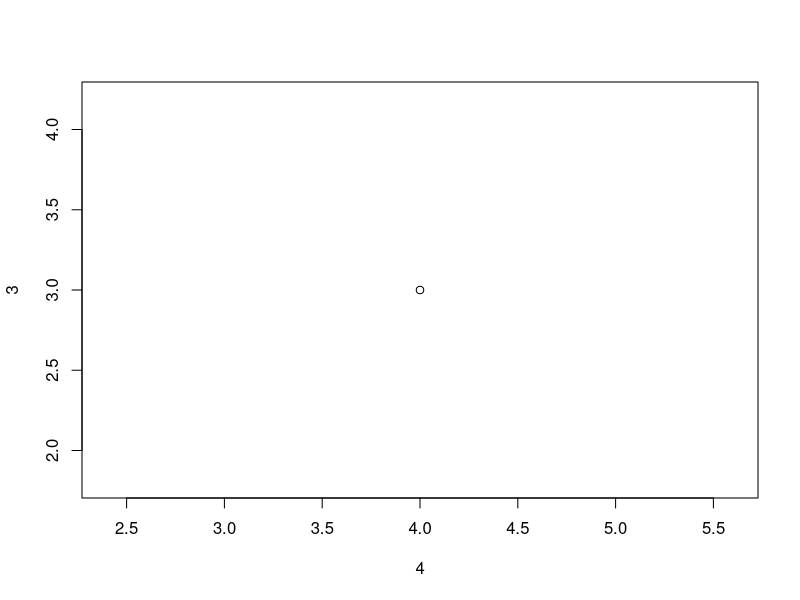
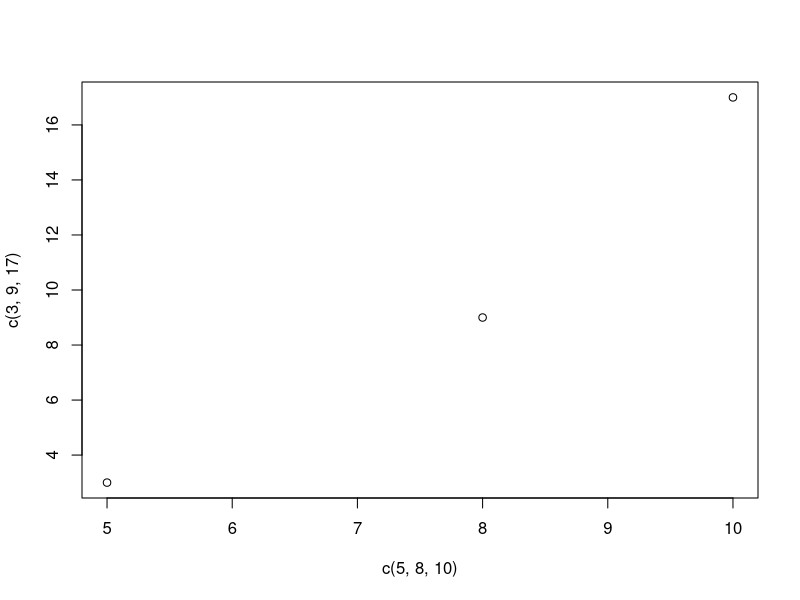
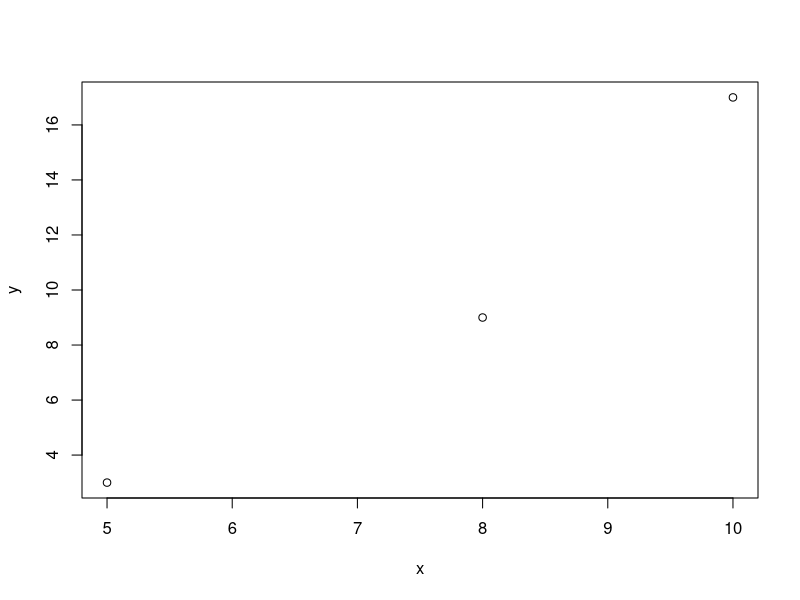
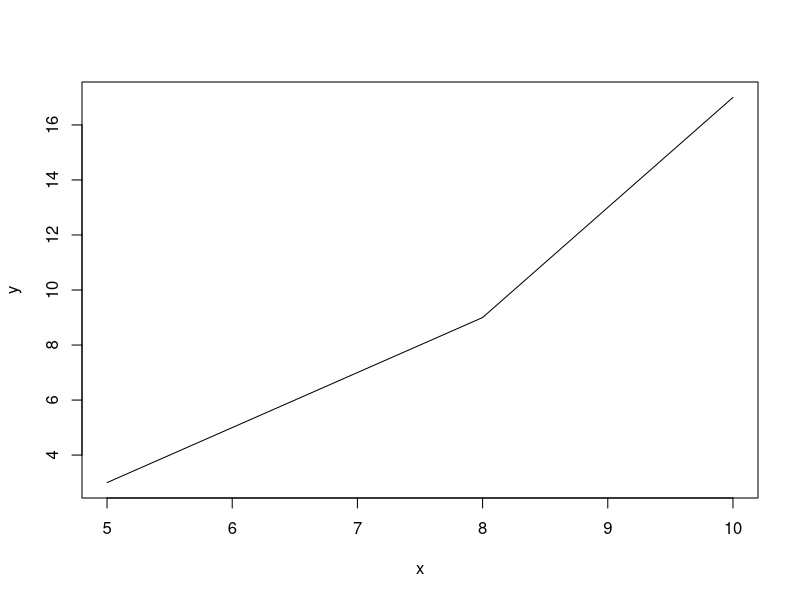
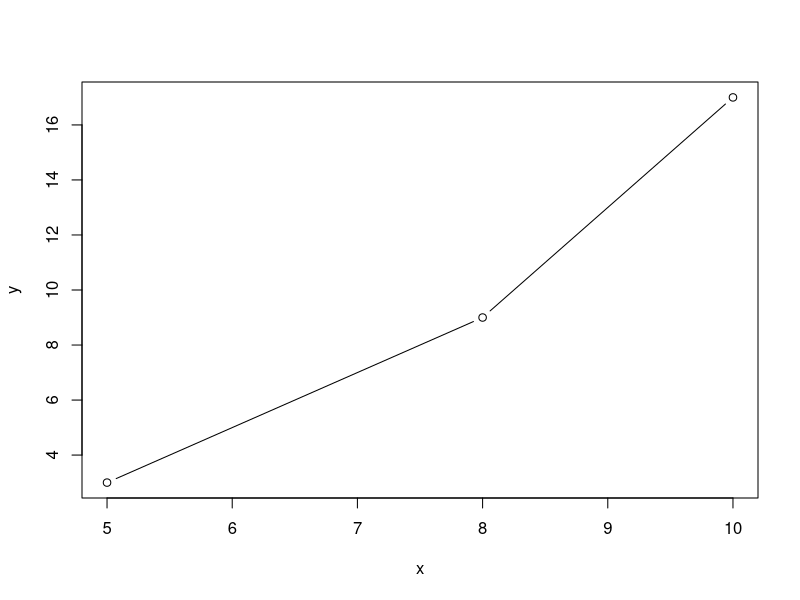
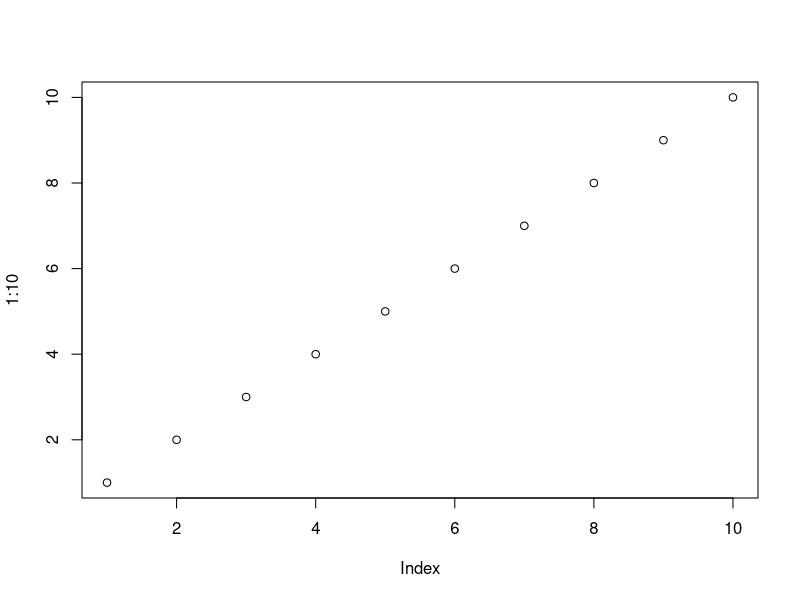
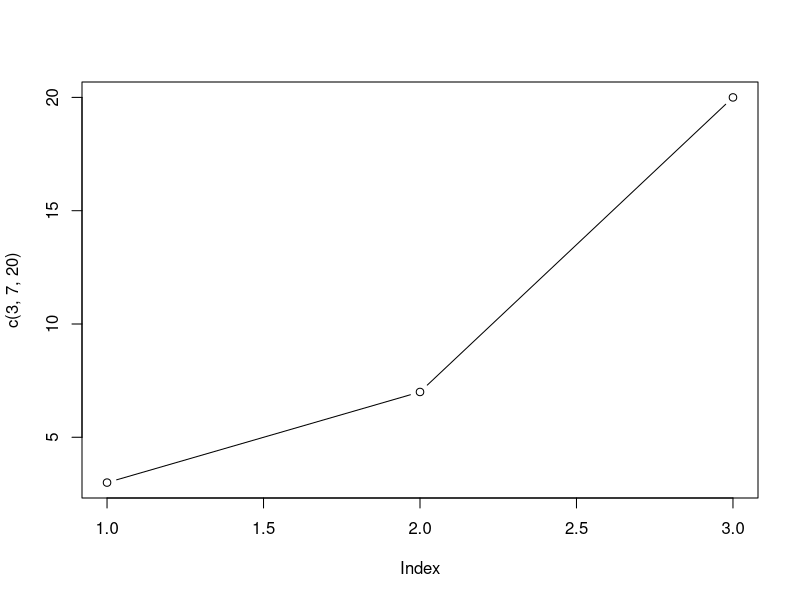
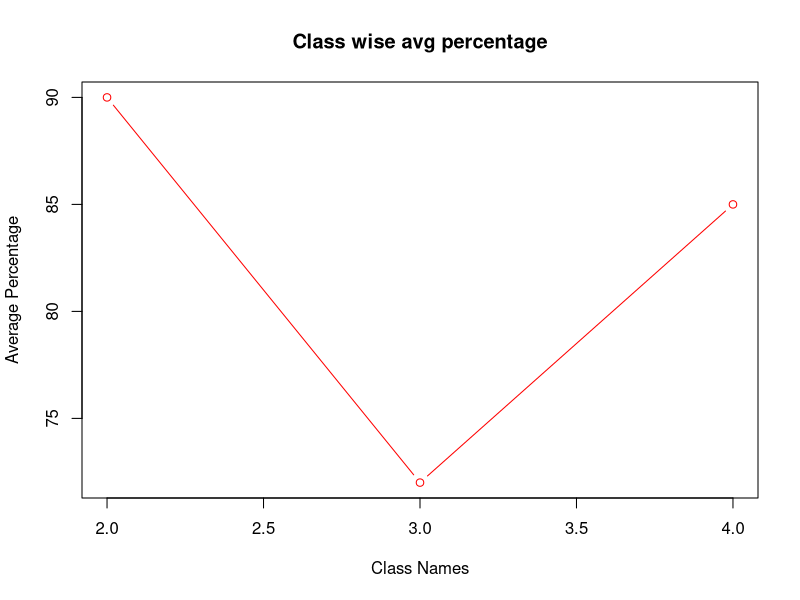

The R script that drew these images, in order:
plot(4,3)

plot(c(5,8,10), c(3,9,17))

x <- c(5,8,10)
y <- c(3,9,17)
plot(x,y)

plot(x,y, type="l")
plot(x,y, type="b")


plot(1:10)

plot(c(3,7,20), type="b")

classes <- c(2,3,4)
studentAveragePecentage <- c(90,72,85)

plot(classes, studentAveragePecentage, type="b", 
     xlab="Class Names", ylab="Average Percentage", 
     main="Class wise avg percentage", col="red")

batches <- c("Batch 1", "Batch 2", "Batch 3")
studentCount <- c(18, 9, 13)


pie(studentCount, labels = batches, main = "Students Ratio")

colors <- c("yellow", "green", "red")
pie(studentCount, labels = batches, main = "Students Ratio", col=colors)
legend("bottomright", batches, fill=colors)

studentNames <- c("Abdul Muheet", "Muhammad Usman", "Muhammad Anas")
marks <- c(76, 65.4, 22.6)

barplot(marks, names.arg=studentNames, col="blue", width=c(20, 10, 5))

barplot(marks, names.arg=studentNames, col="blue", width=marks)

barplot(marks, names.arg=studentNames, col="blue", xlab = "Student Names", 
        ylab = "Marks", main = "Student Marks")


barplot(marks, names.arg=studentNames, col="blue", xlab = "Student Names", 
        ylab = "Marks", main = "Student Marks", horiz = TRUE, density = 10)










